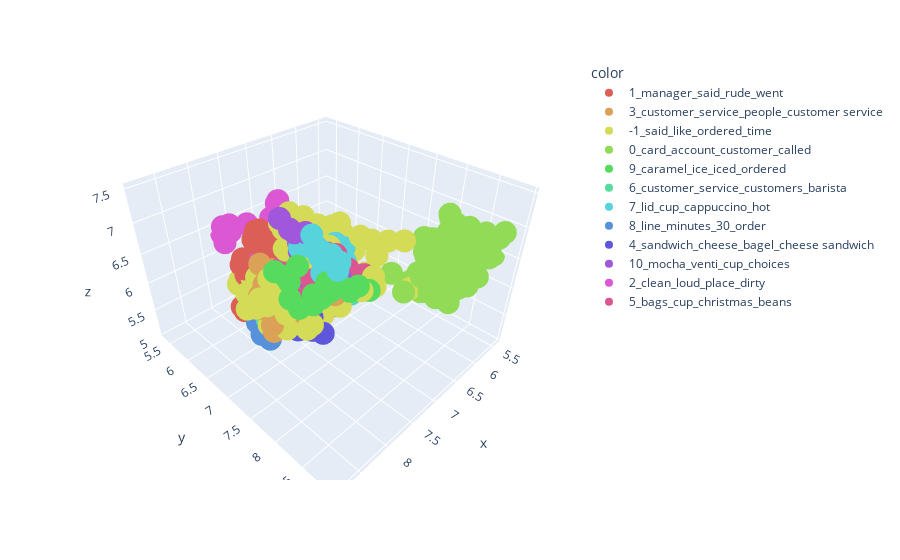

Notebook code cell kept with this figure:
### Code cell
# Our custom 3D BERTopic visualization requires feeding in the reduced embeddings (UMAP).
reduced_embeddings = umap_model.fit_transform(embeddings)

clusters = df['bertopic_label']
palette = sns.color_palette("hls",len(set(clusters))).as_hex()
reviews = df.Review.str.wrap(100).copy()
reviews = [ review.replace('\n', '<br>') for review in reviews ] 

fig = px.scatter_3d(
    x=reduced_embeddings[:,0], y=reduced_embeddings[:,1], z=reduced_embeddings[:,2],
    color=clusters,
    hover_data={"review": reviews},
    color_discrete_sequence=palette
)
# update the font if you want!
# fig.update_layout(
#     hoverlabel=dict(
#         font_size=16,
#         font_family="Rockwell"
#     )
# )

fig.write_html(f'{model_name}/bertopic-3d.html', full_html=False)
fig.show()
